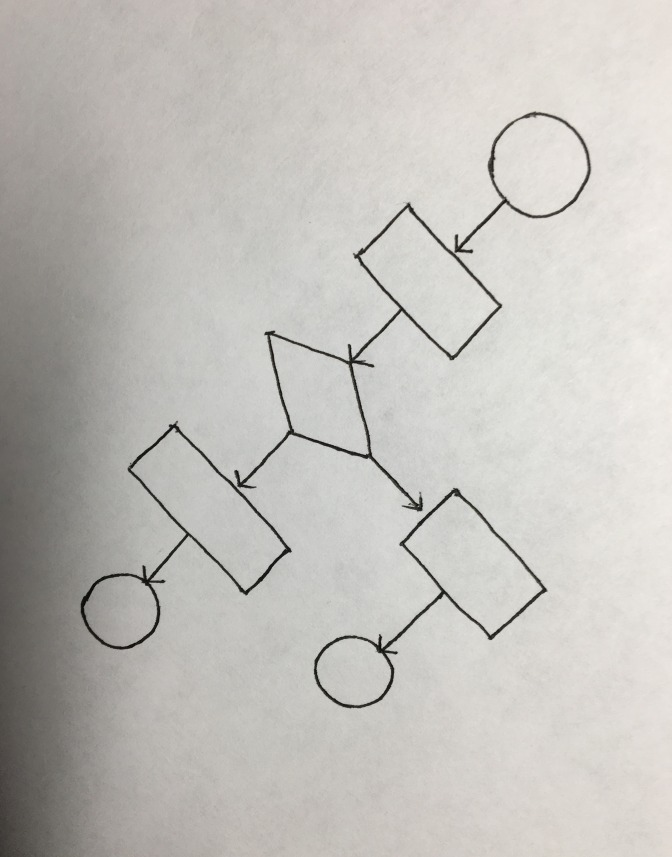
#> input picture PYTHON CODE/Image Processing (Java)/flowchart.jpeg, 672 x 857 px
$ jupyter execute project.ipynb   (shell and % lines are left out)
#> lines starting #> are read from the running program, lines starting #| are printed output that depends on the picture; after the words box and inside, x2 and y2 are one past the last pixel; in counts of white or black regions, pixels touching at a corner belong together
[cell 1]
# Parameter Cell
try:
    image_path
except NameError:
    image_path = 'flowchart.jpeg'  # Default value only if not externally passed

[cell 2]
import cv2
import matplotlib.pyplot as plt
import numpy as np

## 1. Loading Input Image

[cell 3]
fc = cv2.cvtColor(cv2.imread(image_path), cv2.COLOR_BGR2RGB)
rows, columns = fc.shape[:2]
#> rows = 857; columns = 672

[cell 4]
plt.imshow(fc)
plt.axis('off')
plt.title("Original Flowchart Image")
plt.show()

## 2. Binarize
- Convert to grayscale
- Adaptive thresholding
- Bitwise inversion

[cell 5]
fc_gray = cv2.cvtColor(fc, cv2.COLOR_RGB2GRAY)
plt.imshow(fc_gray, cmap="gray")
plt.axis('off')
plt.title("Grayscale Flowchart")
plt.show()

[cell 6]
fc_binary = cv2.adaptiveThreshold(fc_gray, 255, cv2.ADAPTIVE_THRESH_MEAN_C,cv2.THRESH_BINARY, 65, 40)
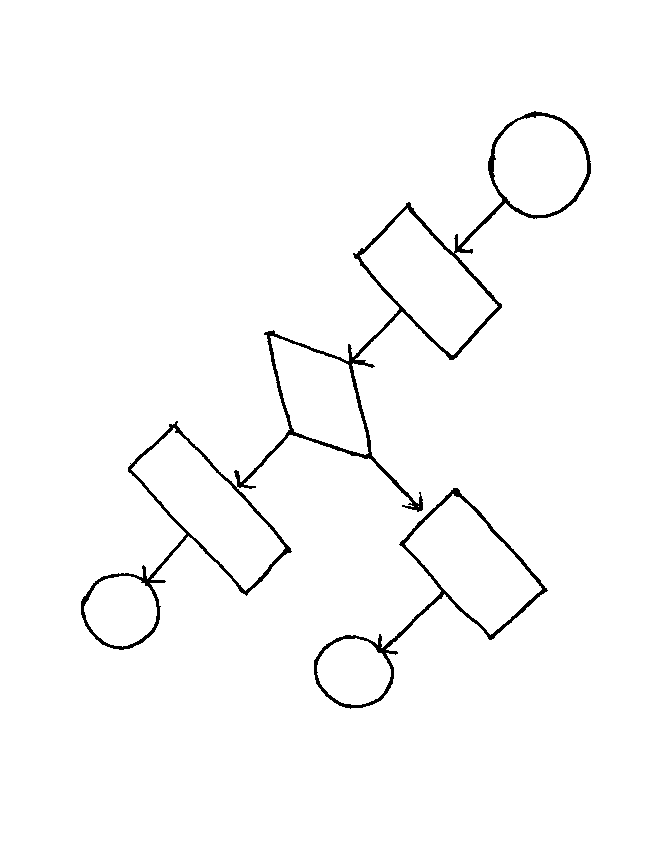
#> fc_binary: shape (857, 672); 98.2% white; 2 black regions, box (x1, y1, x2, y2) and area: (81, 111, 591, 650) 7892, (314, 488, 548, 709) 2584
plt.imshow(fc_binary, cmap="gray")
plt.axis('off')
plt.title("After Binary Thresholding")
plt.show()

[cell 7]
fc_bitInvert = cv2.bitwise_not(fc_binary)
#> fc_bitInvert: shape (857, 672); 1.8% white; 2 white regions
plt.imshow(fc_bitInvert, cmap="gray")
plt.axis('off')
plt.title("After Bitwise Inversion")
plt.show()

## 3. Denoising

[cell 8]
def denoise_and_fill(img, threshold):
#> called with threshold = 100
        contours, _ = cv2.findContours(img, cv2.RETR_EXTERNAL, cv2.CHAIN_APPROX_SIMPLE)
#> contours = 2 contours; box (x1, y1, x2, y2) and area: (81, 111, 591, 650) 44116, (314, 488, 548, 709) 15364
        denoised = np.zeros_like(img)
        for contour in contours:
            if cv2.contourArea(contour) > threshold:
                cv2.drawContours(denoised, [contour], -1, 255, thickness=cv2.FILLED)
#> this loop made 2 passes
#> denoised: shape (857, 672); 10.6% white; 2 white regions, box (x1, y1, x2, y2) and area: (81, 111, 591, 650) 45326, (314, 488, 548, 709) 15726
        return denoised

[cell 9]
fc_denoised = denoise_and_fill(fc_bitInvert,100)
plt.imshow(fc_denoised, cmap="gray")
plt.axis('off')
plt.title("After Small Region Removal and Filling")
plt.show()

## 4. Hough Transform and Rotation
- Edge detection
- Finding primary angle
- Resize and rotating image

[cell 10]
fc_edges = cv2.Canny(fc_denoised, 100, 100, apertureSize=3, L2gradient=False)
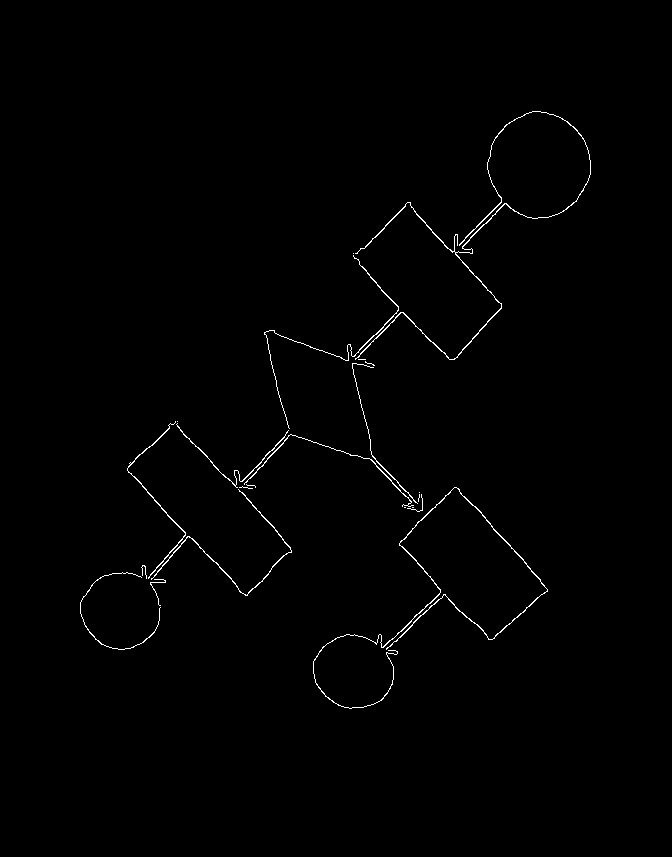
#> fc_edges: shape (857, 672); 0.73% white in thin lines or dots, all inside (x1, y1, x2, y2) = (80, 111, 591, 709)
plt.imshow(fc_edges, cmap="gray")
plt.axis('off')
plt.title("Detected Edges")
plt.show()

[cell 11]
def get_primary_angle(img):
    lines =  cv2.HoughLinesP(img, 1, np.pi / 180.0, 50, minLineLength=30 ,maxLineGap=5)
#> lines = 29 rows, first 6: [352, 363, 387, 326], [353, 356, 396, 313], [247, 481, 275, 451], [398, 308, 449, 359], [137, 479, 187, 536], [452, 251, 501, 200]
    angles = []
    for line in lines:
        for x1, y1, x2, y2 in line:
            angle = np.degrees(np.arctan2(y2 - y1, x2 - x1))
            angles.append(angle)
#> this loop made 29 passes
#> line on passes 1 to 12: [[352, 363, 387, 326]], [[353, 356, 396, 313]], [[247, 481, 275, 451]], [[398, 308, 449, 359]], [[137, 479, 187, 536]], [[452, 251, 501, 200]], [[210, 461, 251, 502]], [[128, 466, 175, 422]], [[191, 538, 235, 583]], [[455, 254, 483, 224]], [[482, 515, 540, 580]], [[414, 211, 452, 252]]
#> after the loop, angles = 29 values, max 76.65 at index 20, min -48.81 at index 13, mean 5.37
    angles.sort()
    angles = np.array(angles)
#> angles = 29 values from -48.81 to 76.65
    bins = np.linspace(-90, 90, 12)
    hist, bin_edges = np.histogram(angles, bins)
#> hist = [0, 0, 13, 0, 0, 0, 2, 0, 12, 0, 2]; bin_edges = [-90, -73.64, -57.27, -40.91, -24.55, -8.18, 8.18, 24.55, 40.91, 57.27, 73.64, 90]
    max_bin = np.argmax(hist)
#> max_bin = 2
    mask = (angles>= bin_edges[max_bin]) & (angles < bin_edges[max_bin+1])
    majority_angles = angles[mask]
#> majority_angles = [-48.81, -48.81, -48.37, -46.97, -46.97, -46.59, -46.15, -45, -45, -45, -44.4, -43.11, -42.27]
    primary_angle = np.median(majority_angles)
#> primary_angle = -46.15
    plt.hist(angles, bins=bins, edgecolor='black')
    plt.title(f"Histogram of Angles (Primary Angle : {primary_angle:.2f}deg)")
    return primary_angle

[cell 12]
fc_angle = get_primary_angle(fc_edges)
#> fc_angle = -46.15
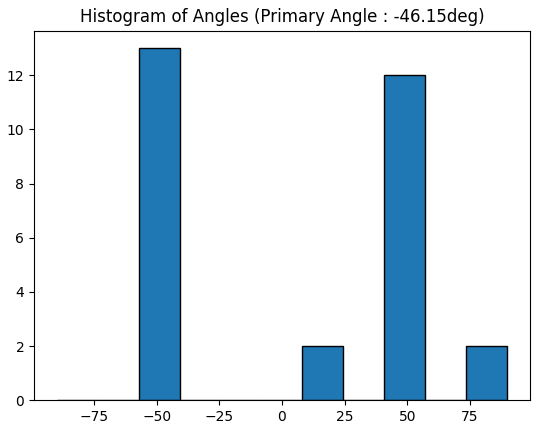
#> figure drawn by matplotlib, 1 panel; tallest bar 13 high, from x = -57.27 to -40.91

[cell 13]
def rotate_orientation(img, angle):
#> called with angle = -46.15
    h, w = img.shape
#> h = 857; w = 672
    center = (w // 2, h // 2)
#> center = (336, 428)
    rotMat = cv2.getRotationMatrix2D(center, angle, 1.0)
#> rotMat = [[0.693, -0.721, 411.8], [0.721, 0.693, -110.8]]
    rotated = cv2.warpAffine(img, rotMat, (w, h), flags=cv2.INTER_LINEAR)
    return rotated

[cell 14]
fc_rotated = rotate_orientation(fc_denoised, fc_angle)
fc_rotated = denoise_and_fill(fc_rotated, 100)
#> in denoise_and_fill (call 2), `contours, _ = cv2.findContours(img, cv2.RETR_EXTERNAL, cv2.CHAIN_APPRO..`: contours = 2 contours; box (x1, y1, x2, y2) and area: (17, 303, 672, 548) 42146, (135, 551, 378, 694) 15890
#> the loop in denoise_and_fill (call 2), `for contour in contours:` made 2 passes
#> after the loop in denoise_and_fill (call 2), `for contour in contours:`: denoised: shape (857, 672); 10.4% white; 2 white regions, box (x1, y1, x2, y2) and area: (17, 303, 672, 548) 43450, (135, 551, 378, 694) 16306
plt.imshow(fc_rotated, cmap="gray")
plt.axis('off')
plt.title("Rotated Flowchart")
plt.show()

## 5. Decomposition

[cell 15]
def SE_opening(radius):
#> called with radius = 10
        diameter = 2 * radius + 1
        se = cv2.getStructuringElement(cv2.MORPH_ELLIPSE, (diameter, diameter))
#> se: shape (21, 21); values 0 (black) and 1 (white), 75.5% white; 4 black regions, box (x1, y1, x2, y2) and area: (0, 0, 10, 7) 27, (11, 0, 21, 7) 27, (0, 14, 10, 21) 27, (11, 14, 21, 21) 27
        return se

[cell 16]
fc_rotated = denoise_and_fill(fc_rotated, 100)
fc_opened = cv2.morphologyEx(fc_rotated, cv2.MORPH_OPEN, SE_opening(10))
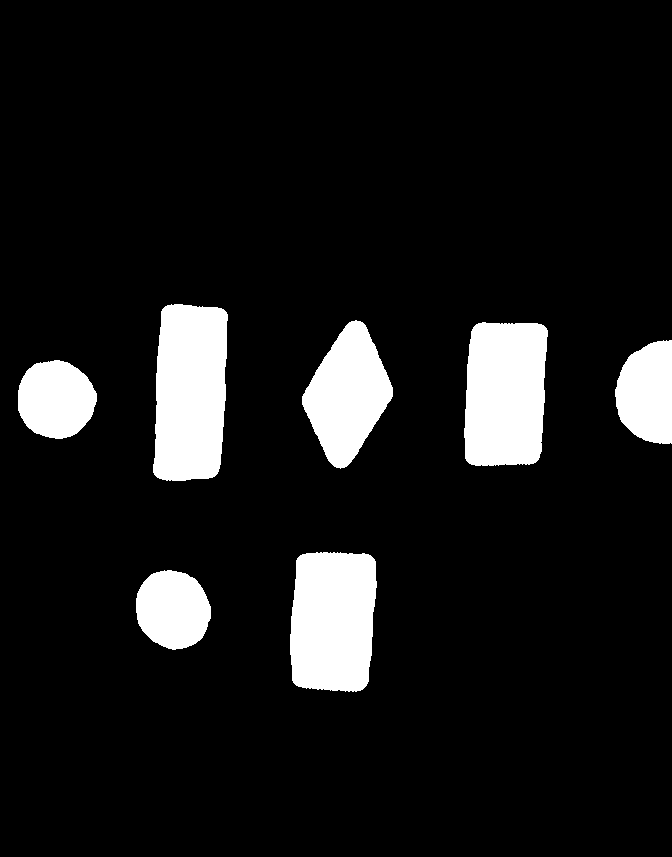
#> fc_opened: shape (857, 672); 9.7% white; 7 white regions
fc_opened = denoise_and_fill(fc_opened, 100)
#> in denoise_and_fill (call 4), `contours, _ = cv2.findContours(img, cv2.RETR_EXTERNAL, cv2.CHAIN_APPRO..`: contours = 7 contours; box (x1, y1, x2, y2) and area: (153, 304, 228, 481) 11496, (464, 322, 548, 466) 10714, (290, 552, 377, 692) 10710, (302, 320, 393, 469) 7946, (18, 360, 97, 439) 4728, (615, 340, 672, 444) 4632, (136, 570, 211, 650) 4549
plt.imshow(fc_opened, cmap="gray")
plt.axis('off')
plt.title("Shapes without Arrows")
plt.show()
fc_shapes = fc_opened

[cell 17]
fc_arrows = cv2.absdiff(fc_rotated, fc_shapes)
#> fc_arrows: shape (857, 672); 0.67% white; 251 white regions (231 under 20 px)
fc_arrows = denoise_and_fill(fc_arrows, 100)
#> in denoise_and_fill (call 5), `contours, _ = cv2.findContours(img, cv2.RETR_EXTERNAL, cv2.CHAIN_APPRO..`: contours = 251 contours, 235 with area under 20; largest, box (x1, y1, x2, y2) and area: (325, 464, 350, 548) 455, (393, 378, 466, 414) 412, (226, 384, 303, 412) 380, (545, 379, 615, 406) 375, (210, 613, 291, 630) 355
#> the loop in denoise_and_fill (call 5), `for contour in contours:` made 251 passes
#> contour on passes 1, 2, 5: [[342, 691]], [[314, 689], [315, 689]], [[369, 679]]
#> after the loop in denoise_and_fill (call 5), `for contour in contours:`:
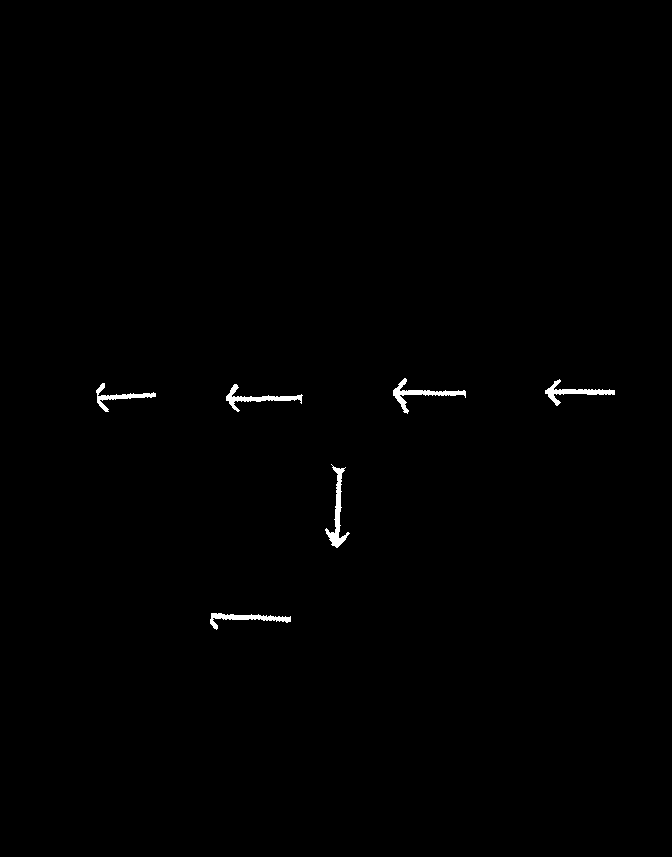
#> denoised: shape (857, 672); 0.5% white; 6 white regions, box (x1, y1, x2, y2) and area: (325, 464, 350, 548) 561, (393, 378, 466, 414) 518, (226, 384, 303, 412) 482, (545, 379, 615, 406) 467, (210, 613, 291, 630) 452, (96, 383, 156, 412) 377
plt.imshow(fc_arrows, cmap="gray")
plt.axis('off')
plt.title("Only Arrows")
plt.show()

[cell 18]
fc_arrows_enhanced = cv2.dilate(fc_arrows, SE_opening(2))
#> fc_arrows_enhanced: shape (857, 672); 0.95% white; 6 white regions, box (x1, y1, x2, y2) and area: (323, 462, 352, 550) 1063, (391, 376, 468, 416) 987, (224, 382, 305, 414) 936, (543, 377, 617, 408) 871, (208, 611, 293, 632) 861, (94, 381, 158, 414) 764
plt.imshow(fc_arrows_enhanced, cmap="gray")
plt.axis('off')
plt.title("Enhanced Arrows")
plt.show()

[cell 19]
shapes = cv2.absdiff(fc_rotated, fc_arrows)
#> shapes: shape (857, 672); 9.9% white; 7 white regions, largest, box (x1, y1, x2, y2) and area: (151, 303, 232, 483) 11952, (463, 318, 551, 467) 11149, (289, 551, 378, 694) 11110
fc_boundaries = cv2.absdiff(shapes, fc_opened)
#> fc_boundaries: shape (857, 672); 0.17% white in thin lines or dots, all inside (x1, y1, x2, y2) = (17, 303, 668, 694)
fc_boundaries = cv2.dilate(fc_boundaries, np.ones((5, 5)), iterations=1)
#> fc_boundaries: shape (857, 672); 1.3% white; 111 white regions, largest, box (x1, y1, x2, y2) and area: (466, 316, 487, 357) 302, (347, 307, 368, 327) 286, (223, 335, 230, 385) 250
plt.imshow(fc_boundaries, cmap="gray")
plt.axis('off')
plt.title("Boundaries of Shapes")
plt.show()
fc_boundaries_copy = fc_boundaries.copy()

## 6. Classification

[cell 20]
kernel = np.ones((20, 20), np.uint8)  # Adjust kernel size as needed

# Apply morphological closing to connect gaps
closed = cv2.morphologyEx(fc_boundaries, cv2.MORPH_CLOSE, kernel)
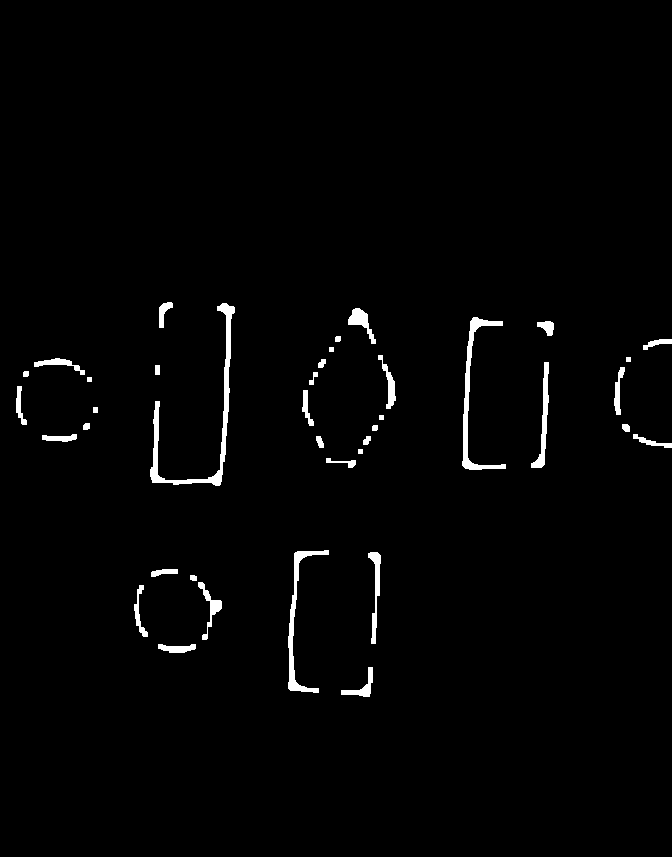
#> closed: shape (857, 672); 1.6% white; 39 white regions
plt.imshow(closed, cmap="gray")

[cell 21]
contours, _ = cv2.findContours(fc_boundaries, cv2.RETR_EXTERNAL, cv2.CHAIN_APPROX_SIMPLE)
#> contours = 111 contours, 32 with area under 20; largest, box (x1, y1, x2, y2) and area: (347, 307, 368, 327) 254, (466, 316, 487, 357) 250, (223, 335, 230, 385) 196, (540, 394, 548, 442) 188, (287, 669, 306, 691) 169
for contour in contours:
    temp = np.zeros_like(fc_boundaries)
    cv2.drawContours(temp, [contour], -1, 255, 10)
    circles = cv2.HoughCircles(temp, cv2.HOUGH_GRADIENT, 2,
                               fc_rotated.shape[0]/4, param1=200,
                               param2=100, minRadius=0, maxRadius=5)
    if circles is not None and len(circles) > 0:
        print("aha")
        cv2.fillPoly(fc_boundaries_copy, [contour], 0)
#> this loop made 111 passes
#> contour on passes 1, 2, 5, 6, 7, 10, 14, 15, 16, 17, 19, 21: [[340, 689], [340, 693], [344, 693], [344, 689]], [[312, 687], [312, 691], [317, 691], [317, 687]], [[367, 666], [367, 681], [371, 681], [371, 666]], [[288, 655], [288, 662], [292, 662], [292, 655]], [[168, 647], [168, 651], [172, 651], [172, 647]], [[370, 637], [370, 642], [374, 642], [374, 637]], [[206, 621], [206, 625], [210, 625], [210, 621]], [[135, 620], [135, 624], [139, 624], [139, 620]], [[134, 613], [134, 617], [138, 617], [138, 613]], [[371, 612], [371, 626], [375, 626], [375, 612]], [[133, 603], [133, 609], [137, 609], [137, 603]], [[291, 594], [291, 598], [295, 598], [295, 594]]
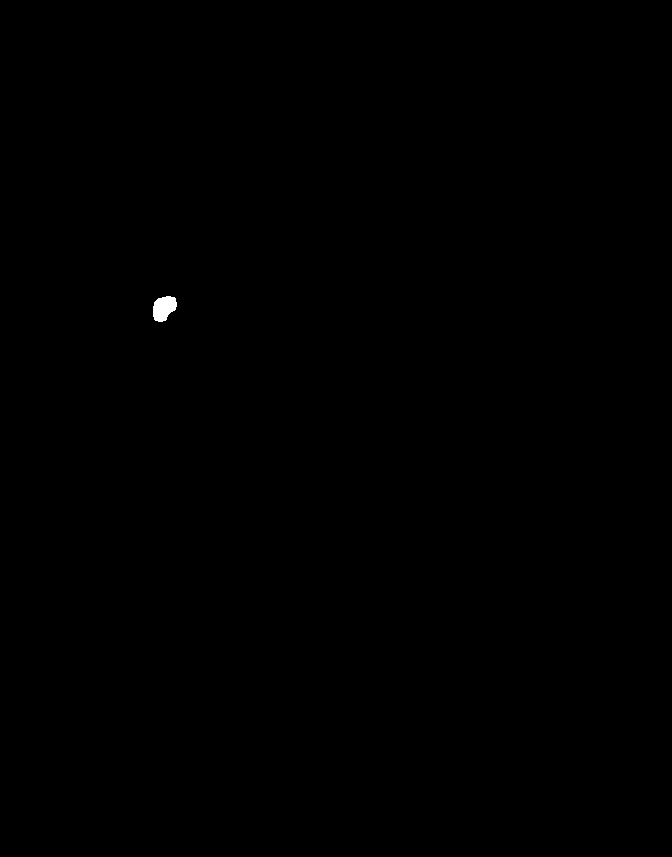
#> temp: shape (857, 672); 0.08% white; 1 white region, box (x1, y1, x2, y2) and area: (153, 296, 177, 322) 459
circ = cv2.absdiff(fc_boundaries, fc_boundaries_copy)
#> circ: shape (857, 672); every value is 0

[cell 22]
print(len(contours))
#| 111

[cell 23]
output = fc_rotated.copy()
for contour in contours:
    # Get the perimeter and area of the contour
    perimeter = cv2.arcLength(contour, True)
    area = cv2.contourArea(contour)

    if perimeter == 0:
        continue  # Avoid division by zero

    # Calculate circularity
    circularity = 4 * np.pi * (area / (perimeter ** 2))
    # Check if circularity is close to 1 (ideal for a circle)
    if 0.8 < circularity < 1.1:
        print("YEEEEEEE")
        # Draw the contour (circle-like shape)
        cv2.drawContours(output, [contour], -1, (0, 255, 0), 8)

        # Optionally, draw a bounding circle
        (x, y), radius = cv2.minEnclosingCircle(contour)
        center = (int(x), int(y))
        cv2.circle(output, center, int(radius), (255, 255, 255), 10)
#> this loop made 111 passes
#> (perimeter, area, circularity, x, y, radius, center) on passes 11, 40, 58, 59, 62, 86, 101: (18.83, 24, 0.851, 203.5, 635.5, 3.54, (203, 635)), (24.49, 40, 0.838, 350.5, 462.5, 4.95, (350, 462)), (18.83, 24, 0.851, 373.5, 426.5, 3.54, (373, 426)), (25.07, 42.5, 0.85, 624.5, 426.5, 4.95, (624, 426)), (18.83, 24, 0.851, 22.5, 420.5, 3.54, (22, 420)), (18.83, 24, 0.851, 24.5, 372.5, 3.54, (24, 372)), (18.83, 24, 0.851, 336.5, 337.5, 3.54, (336, 337))
#> (perimeter, area, circularity, x, y, radius) on passes 25, 60: (21.66, 32, 0.857, 200, 584, 4.24), (22.24, 32.5, 0.826, 85, 425, 4.24)
#| YEEEEEEE
#| YEEEEEEE
#| YEEEEEEE
#| YEEEEEEE
#| YEEEEEEE
#| YEEEEEEE
#| YEEEEEEE
#| YEEEEEEE
#> (further printed lines are left out)
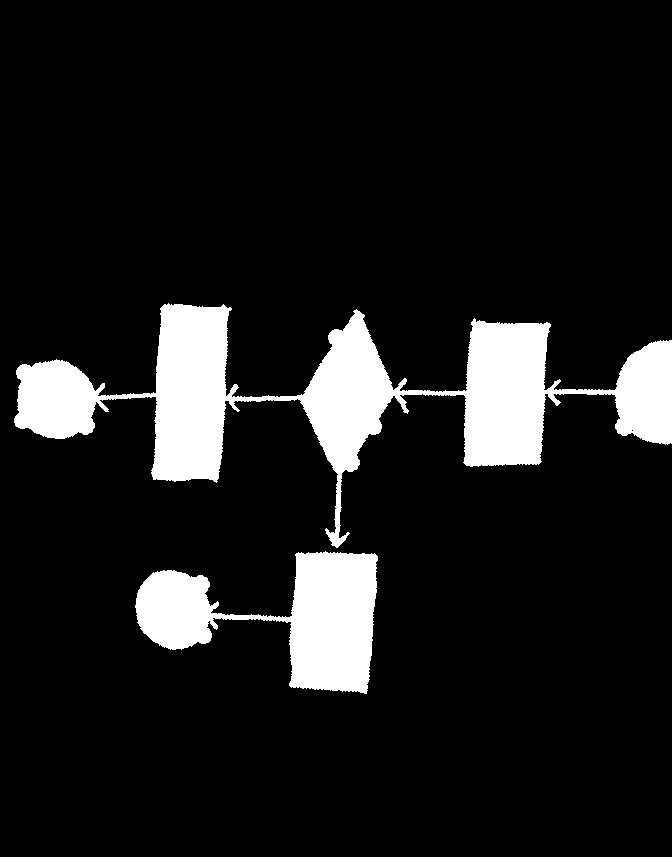
#> output: shape (857, 672); 10.6% white; 2 white regions, box (x1, y1, x2, y2) and area: (14, 303, 672, 548) 44365, (135, 551, 378, 694) 16565

[cell 24]
plt.imshow(cv2.cvtColor(output, cv2.COLOR_BGR2RGB))
plt.title('Detected Circle-Like Shapes')
plt.axis('off')
plt.show()

[cell 25]
plt.imshow(fc_boundaries_copy, cmap='gray')

[cell 26]
cv2.imwrite('output.png', fc_boundaries_copy)
#> Out = True
